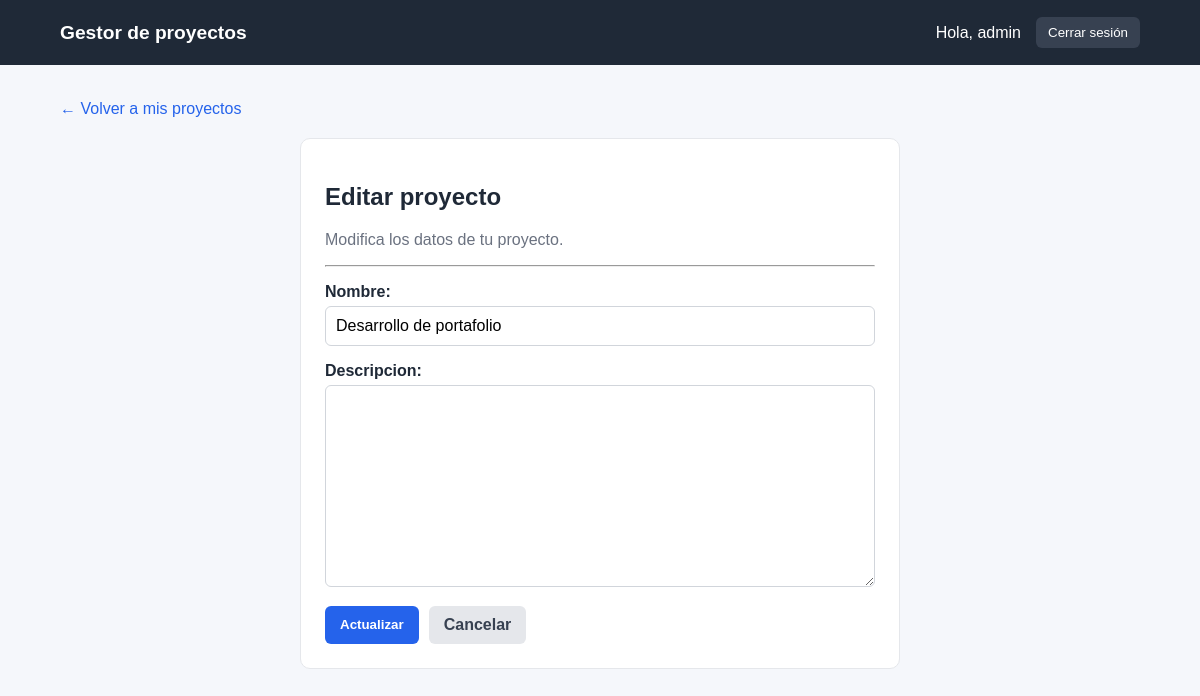
The page /proyectos/2/editar/ (signed in) on the database as committed earlier.
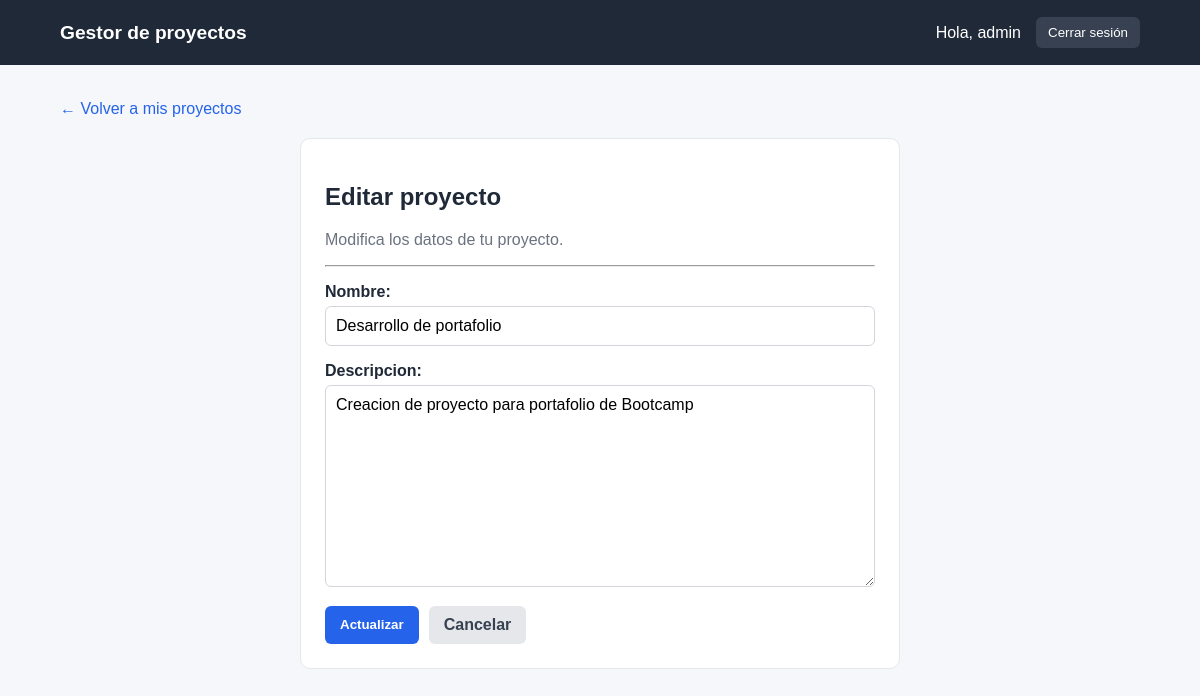
The same page on the database as committed later.
### tareas/models.py (models this page shows, shortened)
class Proyecto(models.Model):
    usuario = models.ForeignKey(settings.AUTH_USER_MODEL, on_delete=models.CASCADE, related_name="proyectos"
    )
    nombre = models.CharField(max_length=100)
    descripcion = models.TextField(blank=True)
    fecha_creacion = models.DateTimeField(auto_now_add=True)

### tareas/views.py (the view)
# urls.py: path("proyectos/<int:pk>/editar/", ProyectoUpdateView.as_view(), name="proyecto_update"),
class ProyectoUpdateView(LoginRequiredMixin, SuccessMessageMixin, UpdateView):
    model = Proyecto
    form_class = ProyectoForm
    template_name = "tareas/proyecto_form.html"
    success_message = "Proyecto actualizado correctamente."
    def get_queryset(self):
        return Proyecto.objects.filter(usuario=self.request.user)
    def get_context_data(self, **kwargs):
        context = super().get_context_data(**kwargs)
        context["titulo"] = "Editar proyecto"
        context["boton"] = "Actualizar"
        return context

### tareas/forms.py
class ProyectoForm(forms.ModelForm):
    class Meta:
        model = Proyecto
        fields = ["nombre", "descripcion"]

### tareas/templates/tareas/proyecto_form.html (shortened to what this page needs)
{% extends 'base.html' %}
{% block content %}
<div class="breadcrumb">
    <a href="{% url 'proyecto_list' %}">
        ← Volver a mis proyectos
    </a>
</div>
<section class="card form-card">
<h1>{{ titulo }}</h1>
<p class="muted">
    {% if boton == "Crear" %}
        Completa los datos para crear un nuevo proyecto.
    {% else %}
        Modifica los datos de tu proyecto.
    {% endif %}
</p>
<hr>
<form method="post">
    {{ form.as_p }}
    <div class="actions">
        <button class="btn" type="submit">
            {{ boton }}
        </button>
        <a
            class="btn-secondary"
            href="{% url 'proyecto_list' %}"
        >
            Cancelar
        </a>
    </div>
</form>
</section>
{% endblock %}

Rows that differ between the two databases and show on the page:
changed Proyecto "Desarrollo de portafolio": descripcion (not shown) → "Creacion de proyecto para portafolio de Bootcamp"
